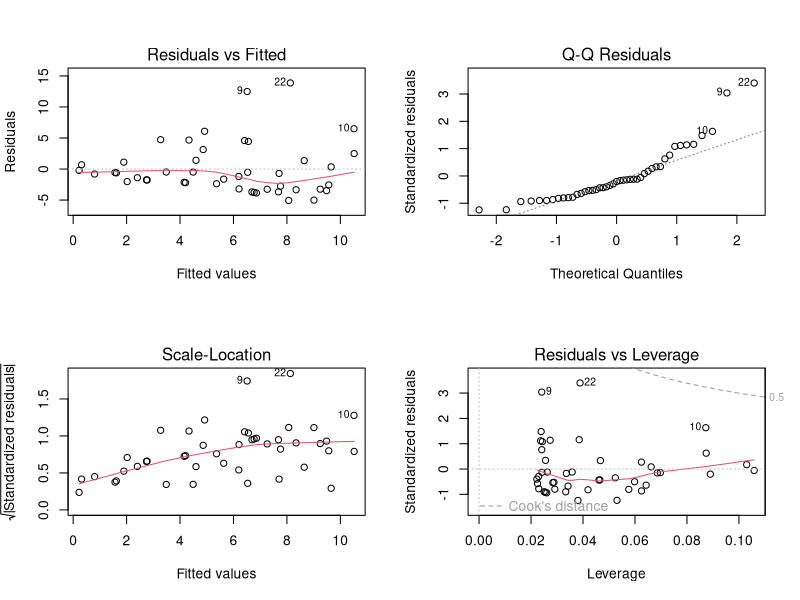
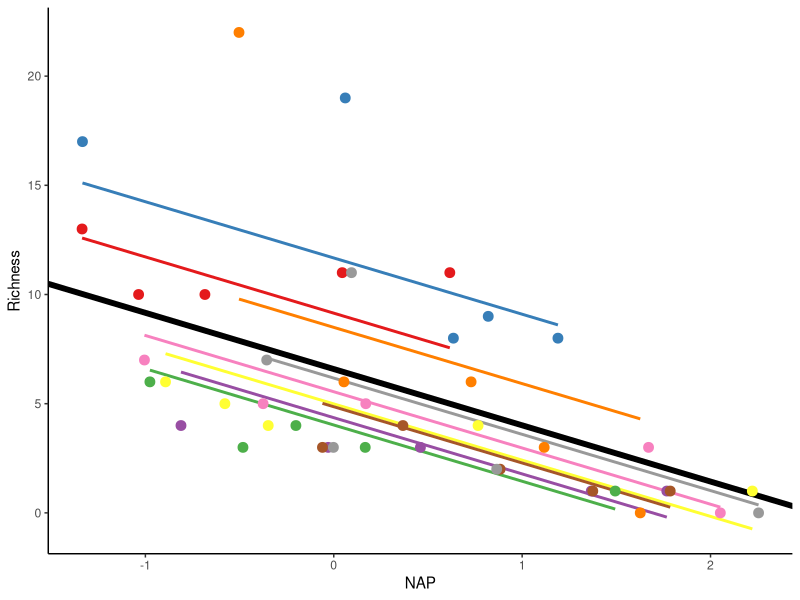
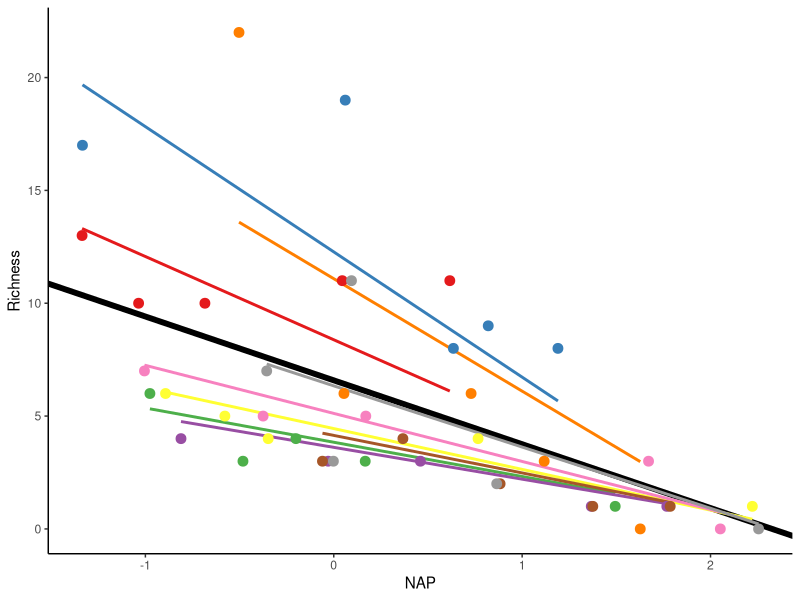
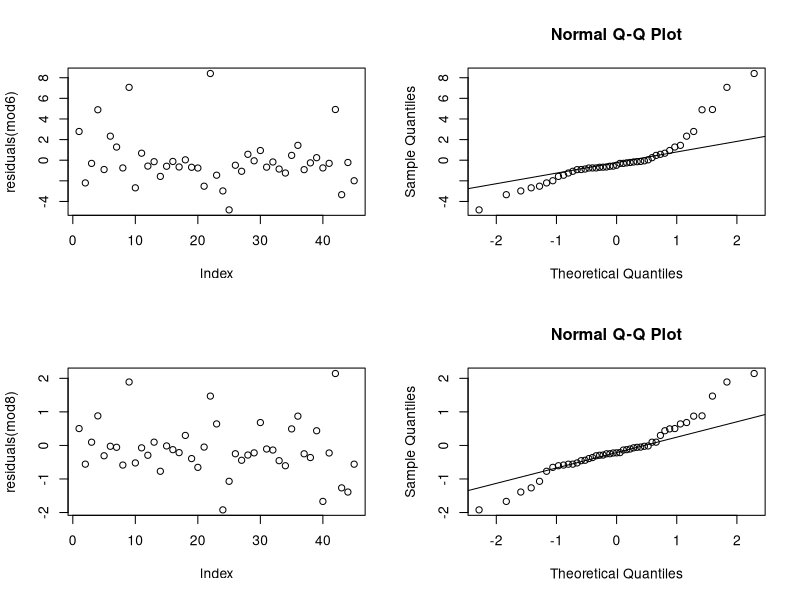

R code for these plots, in order:
#_____________________________________#
#     NRES 746, Fall 2021             #
#     Diethelm, McKinnon, Mizell     #
#     University of Nevada, Reno      #
#_____________________________________#


#_____________________________________#
####  Mixed Effects Models  (MEMs) ####
#_____________________________________#

##load packages
library(lme4) 
library(nlme)
library(glmmTMB)
library(ggplot2)
##RIKZ dataset

#as described in Zuur et al. (2007) and Zuur et al. (2009)

##download data to follow along:

#rikz_data <- "https://uoftcoders.github.io/rcourse/data/rikz_data.txt"

#download.file(rikz_data, "rikz_data.txt")

rikz_data  <- read.table("rikz_data.txt", header = TRUE, sep="\t")


rikz_data$Beach <- as.factor(rikz_data$Beach)
str(rikz_data)

##This code is adapted from: https://uoftcoders.github.io/rcourse/lec08-linear-mixed-effects-models.html#accounting_for_non-independence

# Start with a linear model:
lm1 <- lm(Richness~ NAP, data = rikz_data)
summary(lm1)


# Check model assumptions.
par(mfrow=c(2,2))
plot(lm1)

#The QQ plot looks okay, but first panel suggests that the model assumption for
#homogeneity is violated.

#Here we see an increasing variance in the residuals with increasing fitted
#values.

#For now, we will ignore these violations of the model assumptions to explore
#mixed-effects modelling strategies on untransformed data.

#Furthermore, we also know the observations in these data are not independent.

lm2 <- lm(Richness ~ NAP + Beach, data = rikz_data)
summary(lm2)

#Q: What is the influence of NAP on species richness, while accounting for
#variation within beaches?

# Although a Poison might work well here given that richness a count of species,
# we will use a Gaussian distribution to keep things simple

#The (1|Beach) is the random effect term, where the 1 denotes this is a
#random-intercept model and the term on the right of the | is a nominal variable
#(or factor) to be used as the random effect.

#This model is fit using maximum likelihood, rather than restricted maximal
#likelihood by specifying REML = FALSE

#If your data are balanced (i.e., similar sample sizes in each factor group) and
#your random effects are not nested, then you can set REML to FALSE to use
#maximum likelihood.


mem.intercept <- lmer(Richness ~ NAP + (1|Beach), data = rikz_data, REML = FALSE)

summary(mem.intercept)
# Let's plot the linear model for each beach, with a varying intercept only: 
rikz_data$fit_mem.intercept <- predict(mem.intercept)

ggplot(rikz_data, aes(x = NAP, y = Richness, colour = Beach)) +
    # Add fixed effect regression line (i.e. NAP)
    geom_abline(aes(intercept = `(Intercept)`, slope = NAP),
                size = 2,
                as.data.frame(t(fixef(mem.intercept)))) +
    # Add fitted values (i.e. regression) for each beach
    geom_line(aes(y = fit_mem.intercept), size = 1) +
    geom_point(size = 3) +
    theme_classic() +
    theme(legend.position = "none") +
    scale_colour_brewer(palette="Set1")

# Random intercept and slope model
mem_intslope <- lmer(Richness ~ NAP + (1 + NAP|Beach), REML = FALSE,
                             data = rikz_data)

summary(mem_intslope)


# Let's plot the linear model for each beach, with a varying intercept AND slope: 
rikz_data$fit_IntSlope <- predict(mem_intslope)

ggplot(rikz_data, aes(x = NAP, y = Richness, colour = Beach)) +
    geom_abline(aes(intercept = `(Intercept)`, slope = NAP),
                size = 2,
                as.data.frame(t(fixef(mem_intslope)))) +
    geom_line(aes(y = fit_IntSlope), size = 1) +
    geom_point(size = 3) +
    theme_classic() +
    theme(legend.position = "none") +
    scale_colour_brewer(palette="Set1")


mod1 <- glmmTMB(Richness ~ NAP, data = rikz_data)
mod2 <- glmmTMB(Richness ~ NAP + (1|Beach), data = rikz_data)

#The relative fit of two nested models can be evaluated using a chi-square difference statistic:
anova(mod1, mod2, test="Chisq")
#First we want to try scaling our numeric predictor to help with convergence
NAP.sc <- scale(rikz_data$NAP, center = TRUE, scale = TRUE)

#this function calculates the mean and standard deviation of the entire vector,
#then scales each element by those values by subtracting the mean and dividing
#by the sd.

#REML=FALSE is particularly important for linear mixed model selection
mod5 <- lmer(Richness ~ NAP.sc  + (1|Beach), REML=FALSE, data = rikz_data)
summary(mod5)
#AIC = 249.8

mod6 <- lmer(Richness ~ NAP.sc + (1 + NAP|Beach), REML=FALSE, data = rikz_data)
summary(mod6)
#AIC = 246.7

anova(mod5, mod6)

# we still need check model fit
plot(residuals(mod6))
qqnorm(resid(mod6))# QQ-plot
qqline(resid(mod6))

#REML=FALSE does not work in generalized linear mixed model selection
#glmer() uses Maximum Likelihood (ML) as default rather than Restricted Maximum Likelihood (REML)

mod7 <- glmer(Richness ~ NAP.sc  + (1|Beach), family = poisson, data = rikz_data)
summary(mod7)
#AIC = 220.8

mod8 <- glmer(Richness ~ NAP.sc + (1 + NAP|Beach), family = poisson, data = rikz_data)
summary(mod8)
#AIC = 218.7

anova(mod7, mod8)

# we still need check model fit
plot(residuals(mod8))
qqnorm(resid(mod8))# QQ-plot
qqline(resid(mod8))
